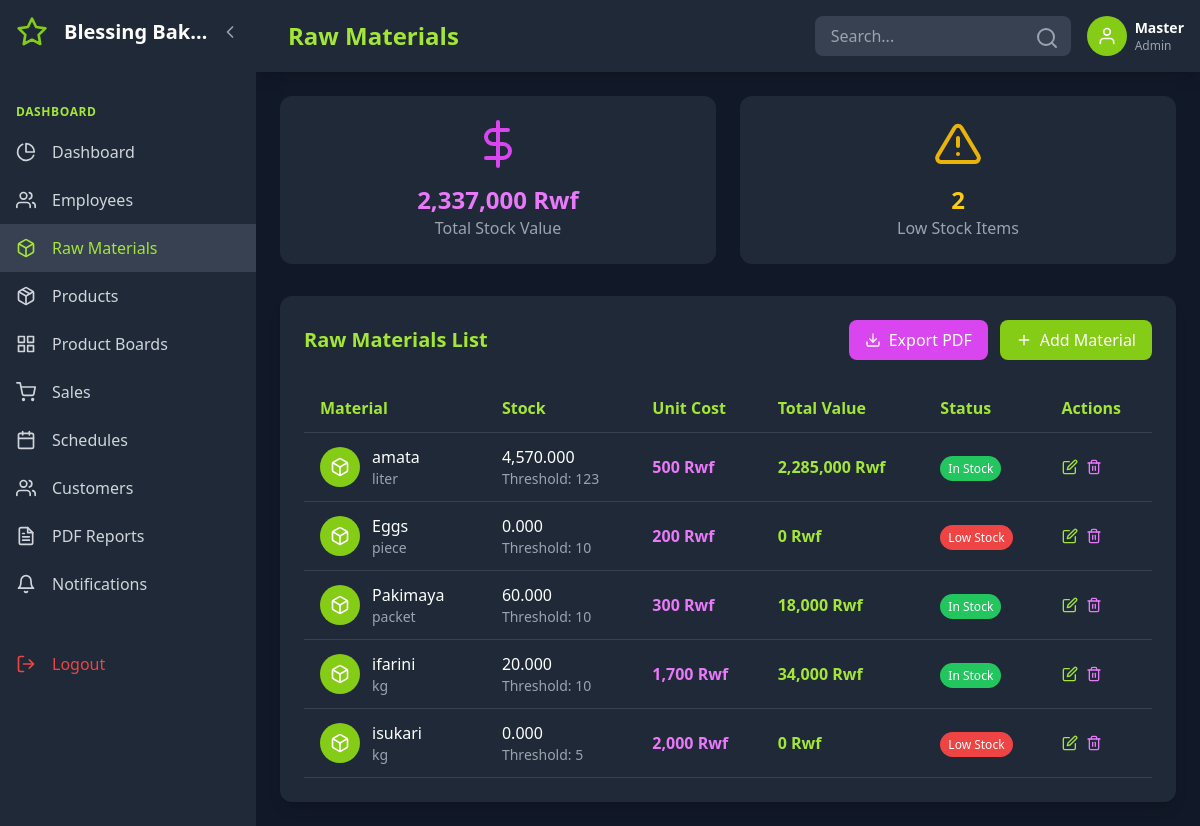
The app's page /?page=raw_materials (signed in), older data.
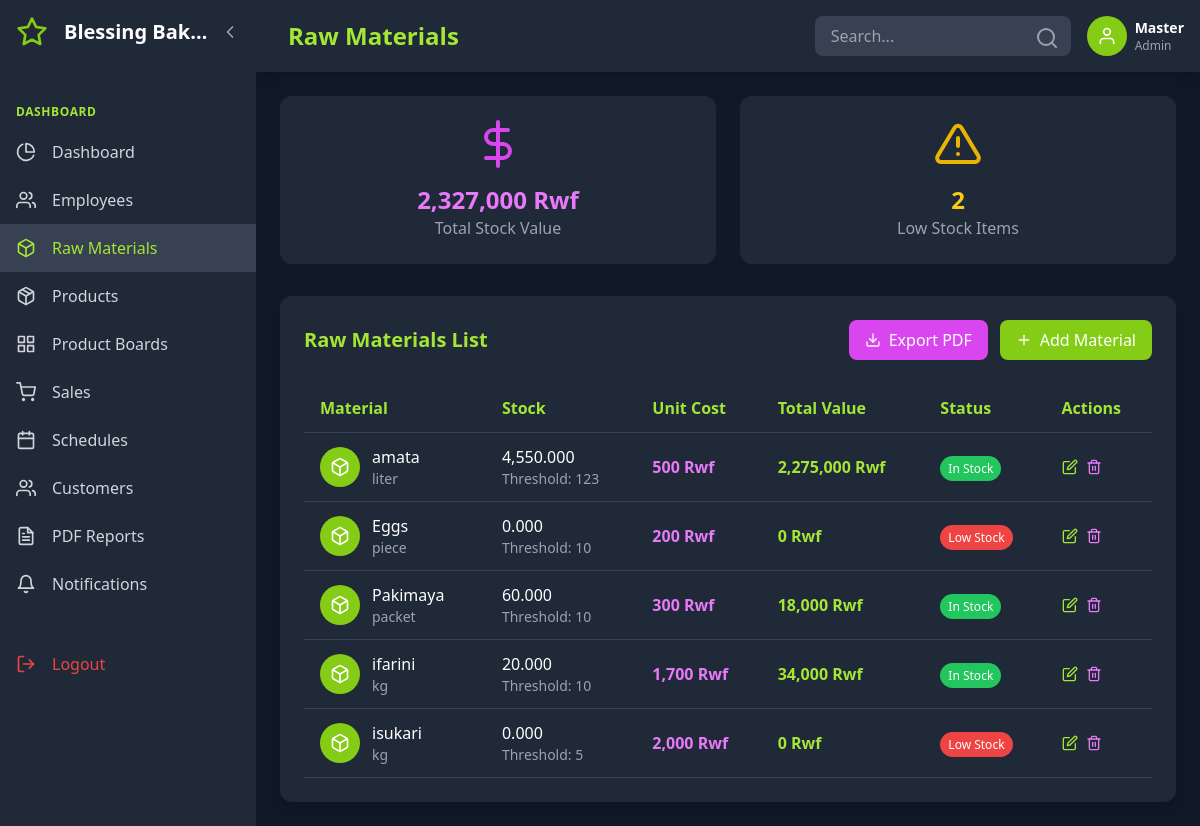
The same page, newer data.
### tables this page shows
CREATE TABLE `raw_materials` (
  `id` int(11) NOT NULL,
  `name` varchar(150) NOT NULL,
  `unit` varchar(20) DEFAULT NULL,
  `category` varchar(100) DEFAULT NULL,
  `unit_cost` decimal(10,4) DEFAULT 0.0000,
  `stock_quantity` decimal(12,3) DEFAULT 0.000,
  `low_threshold` decimal(12,3) DEFAULT 0.000,
  `supplier_id` int(11) DEFAULT NULL,
  `last_purchase_date` datetime DEFAULT NULL,
  `created_at` datetime DEFAULT current_timestamp()
);

### public/index.php (called while the page is built, shortened)
<?php
$isAjax = (
    (!empty($_SERVER['HTTP_X_REQUESTED_WITH']) && strtolower($_SERVER['HTTP_X_REQUESTED_WITH']) === 'xmlhttprequest')
);
$page = $_GET['page'] ?? 'home';
$logged_in = isset($_SESSION['user_id']);
$admin_only_pages = ['dashboard','employees','employee_create','raw_materials','products','schedules','admin_reports','reports','material_orders','suppliers','supplier_trips'];
$employee_pages = ['product_boards','production','sales','employee_reports','customers'];
$common_pages = ['notifications','profile','change_password','logout','exports_pdf','export_page_pdf','exports_csv','quick_csv_export','export_schedule','settings'];
$public_pages = ['home','login'];
$dashboard_pages = array_merge($admin_only_pages, $employee_pages, $common_pages);
$dashboard_pages = array_diff($dashboard_pages, ['logout', 'exports_pdf', 'export_page_pdf', 'exports_csv', 'quick_csv_export', 'export_schedule']);
if ($page === 'exports_pdf' && $logged_in) {
    ob_end_clean();
    include __DIR__ . '/../app/controllers/exports_pdf.php';
} else if ($page === 'export_page_pdf' && $logged_in) {
    ob_end_clean();
    include __DIR__ . '/../app/controllers/export_page_pdf.php';
} else if ($page === 'exports_csv' && $logged_in) {
    ob_end_clean();
    include __DIR__ . '/../app/controllers/exports_csv.php';
} else if ($page === 'quick_csv_export' && $logged_in) {
    ob_end_clean();
    include __DIR__ . '/../app/controllers/quick_csv_export.php';
} else if ($page === 'export_schedule' && $logged_in) {
    ob_end_clean();
    include __DIR__ . '/../app/controllers/export_schedule.php';
} else if (in_array($page, $dashboard_pages) && $logged_in) {
    if ($isAjax) {
        include __DIR__ . '/../app/controllers/' . $page . '.php';
    } else {
        include __DIR__ . '/../app/views/header.php';
        include __DIR__ . '/../app/controllers/' . $page . '.php';
        include __DIR__ . '/../app/views/footer.php';
    }
} else if (in_array($page, $public_pages)) {
    if ($page === 'home') {
        include __DIR__ . '/../app/controllers/home.php';
    } else {
        include __DIR__ . '/../app/views/public_header.php';
        include __DIR__ . '/../app/controllers/' . $page . '.php';
        include __DIR__ . '/../app/views/public_footer.php';
    }
}
?>

### app/controllers/raw_materials.php (the view, shortened to what the changed rows need)
<?php
$mats = $pdo->query('SELECT * FROM raw_materials ORDER BY created_at DESC')->fetchAll();
$total_inventory_value = $pdo->query('SELECT SUM(unit_cost * stock_quantity) FROM raw_materials')->fetchColumn();
?>
<div class="grid grid-cols-1 md:grid-cols-2 gap-6 mb-8">
    <div class="bg-gray-800 rounded-xl p-6 text-center">
        <i data-feather="dollar-sign" class="w-12 h-12 text-fuchsia-500 mx-auto mb-4"></i>
        <h3 class="text-2xl font-bold text-fuchsia-400"><?= number_format($total_inventory_value, 0) ?> Rwf</h3>
        <p class="text-gray-400">Total Stock Value</p>
    </div>
</div>
<div class="bg-gray-800 rounded-xl p-6 shadow-lg">
    <div class="overflow-x-auto">
        <table class="w-full">
            <thead>
                <tr class="border-b border-gray-700">
                    <th class="text-left py-3 px-4 text-lime-400">Material</th>
                    <th class="text-left py-3 px-4 text-lime-400">Stock</th>
                    <th class="text-left py-3 px-4 text-lime-400">Unit Cost</th>
                    <th class="text-left py-3 px-4 text-lime-400">Total Value</th>
                    <th class="text-left py-3 px-4 text-lime-400">Status</th>
                    <th class="text-left py-3 px-4 text-lime-400">Actions</th>
                </tr>
            </thead>
            <tbody id="materialsTableBody">
                <?php foreach($mats as $m):
                    $total_value = $m['unit_cost'] * $m['stock_quantity'];
                    $is_low_stock = $m['stock_quantity'] <= $m['low_threshold'];
                    $status_color = $is_low_stock ? 'red' : 'green';
                    $status_text = $is_low_stock ? 'Low Stock' : 'In Stock';
                ?>
                <tr class="border-b border-gray-700 hover:bg-gray-700" data-material-id="<?= $m['id'] ?>">
                    <td class="py-3 px-4">
                        <div class="flex items-center space-x-3">
                            <div class="w-10 h-10 bg-lime-500 rounded-full flex items-center justify-center">
                                <i data-feather="box" class="w-5 h-5 text-white"></i>
                            </div>
                            <div>
                                <p class="font-medium"><?= htmlspecialchars($m['name']) ?></p>
                                <p class="text-gray-400 text-sm"><?= htmlspecialchars($m['unit']) ?></p>
                            </div>
                        </div>
                    </td>
                    <td class="py-3 px-4">
                        <div class="flex flex-col">
                            <span class="font-medium"><?= number_format($m['stock_quantity'], 3) ?></span>
                            <span class="text-gray-400 text-sm">Threshold: <?= number_format($m['low_threshold'], 0) ?></span>
                        </div>
                    </td>
                    <td class="py-3 px-4">
                        <span class="text-fuchsia-400 font-bold"><?= number_format($m['unit_cost'], 0) ?> Rwf</span>
                    </td>
                    <td class="py-3 px-4">
                        <span class="text-lime-400 font-bold"><?= number_format($total_value, 0) ?> Rwf</span>
                    </td>
                    <td class="py-3 px-4">
                        <span class="bg-<?= $status_color ?>-500 text-white px-2 py-1 rounded-full text-xs">
                            <?= $status_text ?>
                        </span>
                    </td>
                    <td class="py-3 px-4">
                        <div class="flex space-x-2">
                            <button class="edit-material text-lime-400 hover:text-lime-300" data-id="<?= $m['id'] ?>">
                                <i data-feather="edit" class="w-4 h-4"></i>
                            </button>
                            <button class="delete-material text-fuchsia-400 hover:text-fuchsia-300" data-id="<?= $m['id'] ?>">
                                <i data-feather="trash-2" class="w-4 h-4"></i>
                            </button>
                        </div>
                    </td>
                </tr>
                <?php endforeach; ?>
            </tbody>
        </table>
    </div>
</div>

Row changes from the older to the newer data that the page shows:
changed raw_materials "amata": stock_quantity "4,570.000" → "4,550.000"; total_value "2,285,000" → "2,275,000"
Text that changed along with them:
$total_inventory_value: "2,337,000" → "2,327,000"
